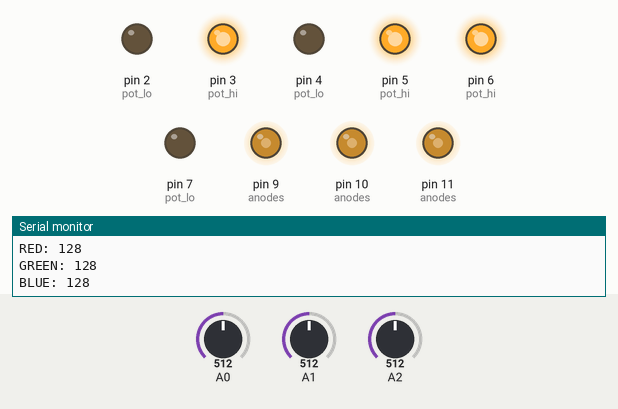
This sketch was run on a simulated Arduino Uno, built with avr-gcc and run on an emulated ATmega328P. Parts: output pins drawn as LEDs (lit = HIGH), the last lines printed to the serial monitor. Inputs (shaded band) come from the test bench; at power-on: A0 = 512, A1 = 512, A2 = 512.

Above: at 1.2 s.
1.3 s: A0 set to 716
At 2.1 s:
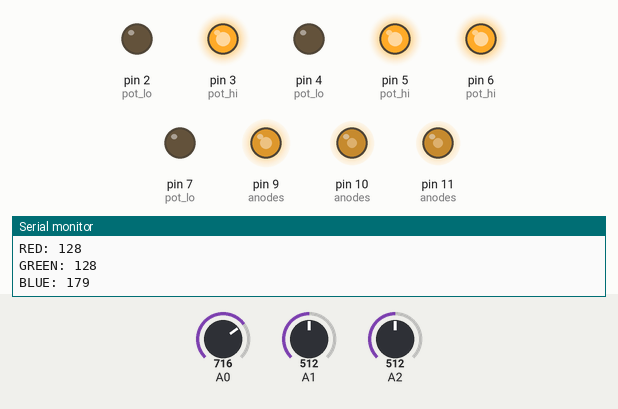
2.8 s: A1 set to 716
At 3.4 s:
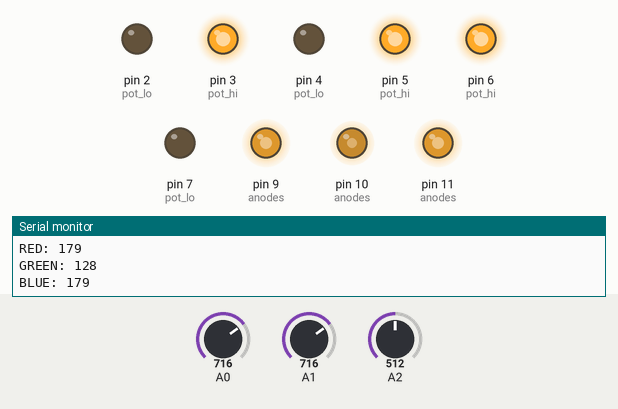
4.3 s: A2 set to 716
At 5.5 s:
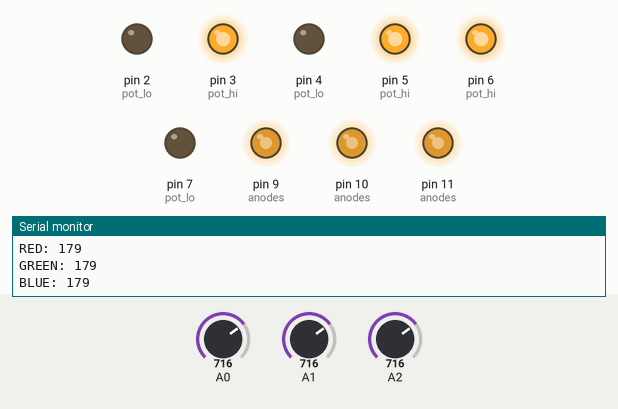
5.8 s: A0 set to 900
At 6.7 s:
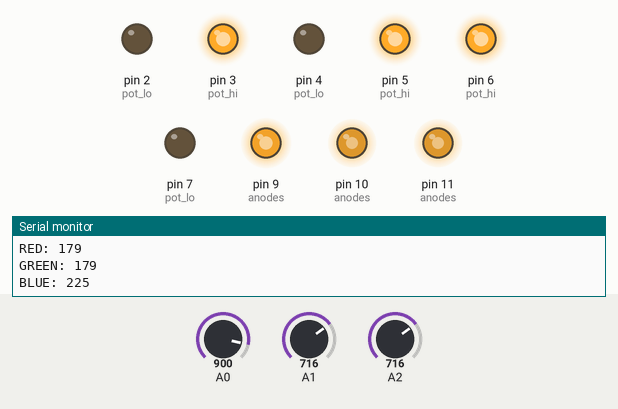
7.3 s: A1 set to 900
At 8.0 s:
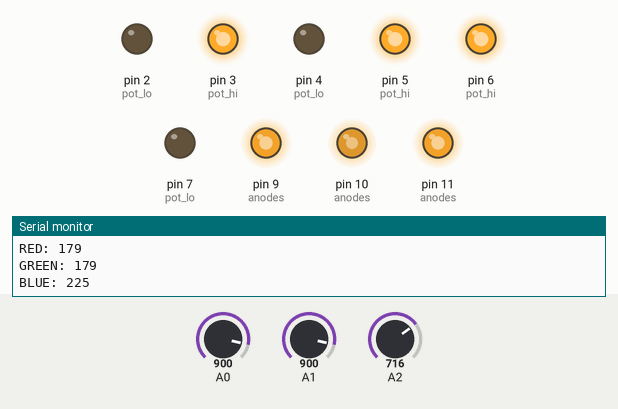
8.8 s: A2 set to 900
At 10.0 s:
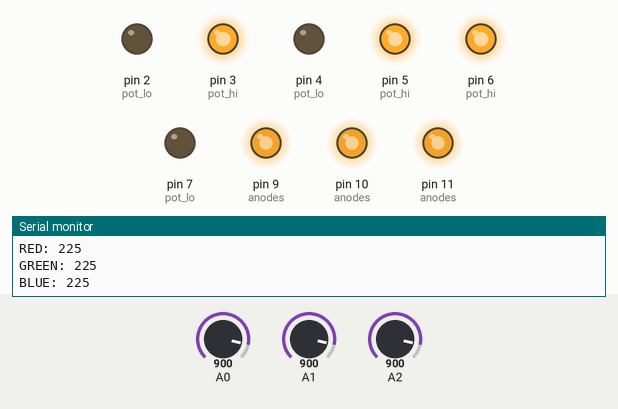
Timing chart, 0 to 11.3 s (numbered marks = the images above; inputs shaded):
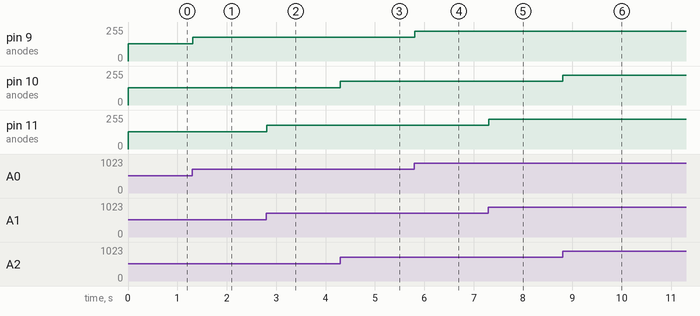

The sketch:

Vincent_Hu_03.ino
```cpp
//P03h
//Vincent Hu

//Red
#define RL_AN 11 // Anode PWM
#define RP_HI 5  // Pot hi
#define RP_LO 4  // Pot lo
#define RP_ADC 1 // Pot ADC

//Green
#define GL_AN 10
#define GP_HI 6
#define GP_LO 7
#define GP_ADC 2

//Blue
#define BL_AN 9
#define BP_HI 3
#define BP_LO 2
#define BP_ADC 0

const int colors = 3;
int anodes[colors] = { RL_AN, GL_AN, BL_AN };
int pot_hi[colors] = { RP_HI, GP_HI, BP_HI };
int pot_lo[colors] = { RP_LO, GP_LO, BP_LO };
int adc[colors]    = { RP_ADC, GP_ADC, BP_ADC};

void setup()

{
  Serial.begin(9600); // opens serial port, sets data rate to 9600 baud

  // Set up pins
  for(int i = 0; i < colors; i++)
  {
    pinMode(anodes[i], OUTPUT); // PWM pin

    pinMode(pot_lo[i], OUTPUT); // Pot Low
    digitalWrite(pot_lo[i], LOW);

    pinMode(pot_hi[i], OUTPUT); //Pot high
    digitalWrite(pot_hi[i], HIGH);
  }
}

int timecnt; //used for printing vals
int RADC_val, GADC_val, BADC_val;
int* ADC_vals[colors] = { &RADC_val, &GADC_val, &BADC_val };

void loop()

{

  // Read value from ADC and convert then write to 8-bit PWM
  for(int i = 0; i < colors; i++)
  {
    *ADC_vals[i] = analogRead(adc[i]);

    analogWrite(anodes[i], *ADC_vals[i]/4);
  }

  // Only print vals every second and reset timecnt.
  if(timecnt == 1000)
  {
   printVals();
   timecnt = 0;
  }

  //Update color every 10 ms.
  delay(10);
  timecnt+=10;

}

void printVals()
{
  Serial.print("RED: ");
  Serial.println(RADC_val/4);

  Serial.print("GREEN: ");
  Serial.println(GADC_val/4);

  Serial.print("BLUE: ");
  Serial.println(BADC_val/4);

  Serial.println();
}
```

Measured:
- after the input at 1.3 s, pin 9 (anodes): 128/255 → 179/255 at once
- after the input at 2.8 s, pin 11 (anodes): 128/255 → 179/255 at once
- after the input at 4.3 s, pin 10 (anodes): 128/255 → 179/255 at once
- after the input at 5.8 s, pin 9 (anodes): 179/255 → 225/255 at once
- after the input at 7.3 s, pin 11 (anodes): 179/255 → 225/255 at once
- after the input at 8.8 s, pin 10 (anodes): 179/255 → 225/255 at once
